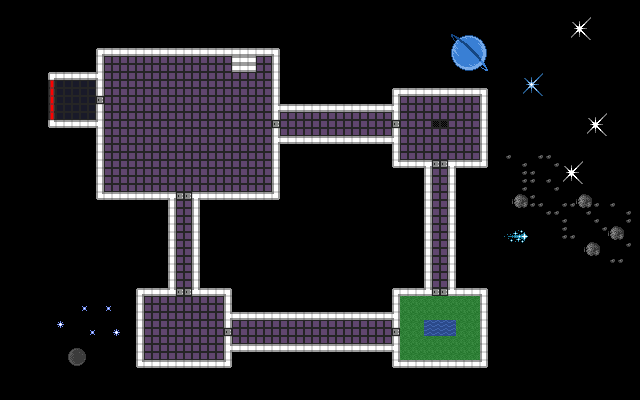

This game map was drawn from its Tiled (.tmx) file and the tilesets committed beside it. A one-line description and the trimmed map source follow:
An orthogonal 80x50 tile map with 8x8 px tiles, 1 tile layer (Tile Layer 1), 1 hidden layer not drawn, 3 tilesets.

<map version="1.0" orientation="orthogonal" renderorder="right-down" width="80" height="50" tilewidth="8" tileheight="8" nextobjectid="1">
 <tileset firstgid="1" name="tiles" tilewidth="8" tileheight="8" tilecount="780" columns="30">
  <image source="tiles.png" trans="ff00ff" width="240" height="208" />
 </tileset>
 <tileset firstgid="781" name="space" tilewidth="8" tileheight="8" tilecount="736" columns="32">
  <image source="space.png" trans="ff00ff" width="256" height="186" />
 </tileset>
 <tileset firstgid="1517" name="lofi_horror_env" tilewidth="8" tileheight="8" tilecount="256" columns="16">
  <image source="oryx_lofi_horror/oryx_lofi_horror/lofi_environment.png" trans="ff00ff" width="128" height="128" />
 </tileset>
 <layer name="Tile Layer 1" width="80" height="50">
  <data>[4000 cells, 1246 non-empty, 84 distinct tile ids]</data>
 </layer>
 <layer name="Tile Layer 2" width="80" height="50" visible="0">
  <data>[4000 cells, 96 non-empty, 25 distinct tile ids]</data>
 </layer>
</map>
